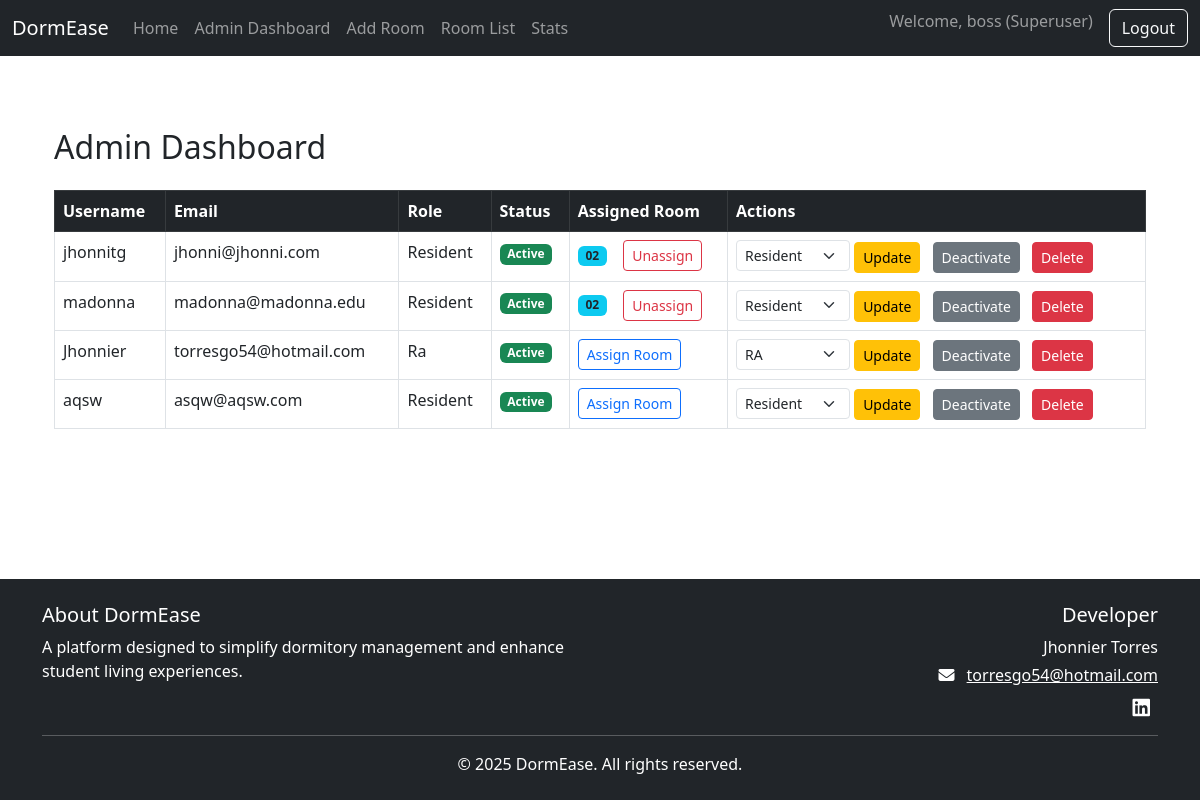
The page /admin-dashboard/ (signed in) on the database as committed earlier.
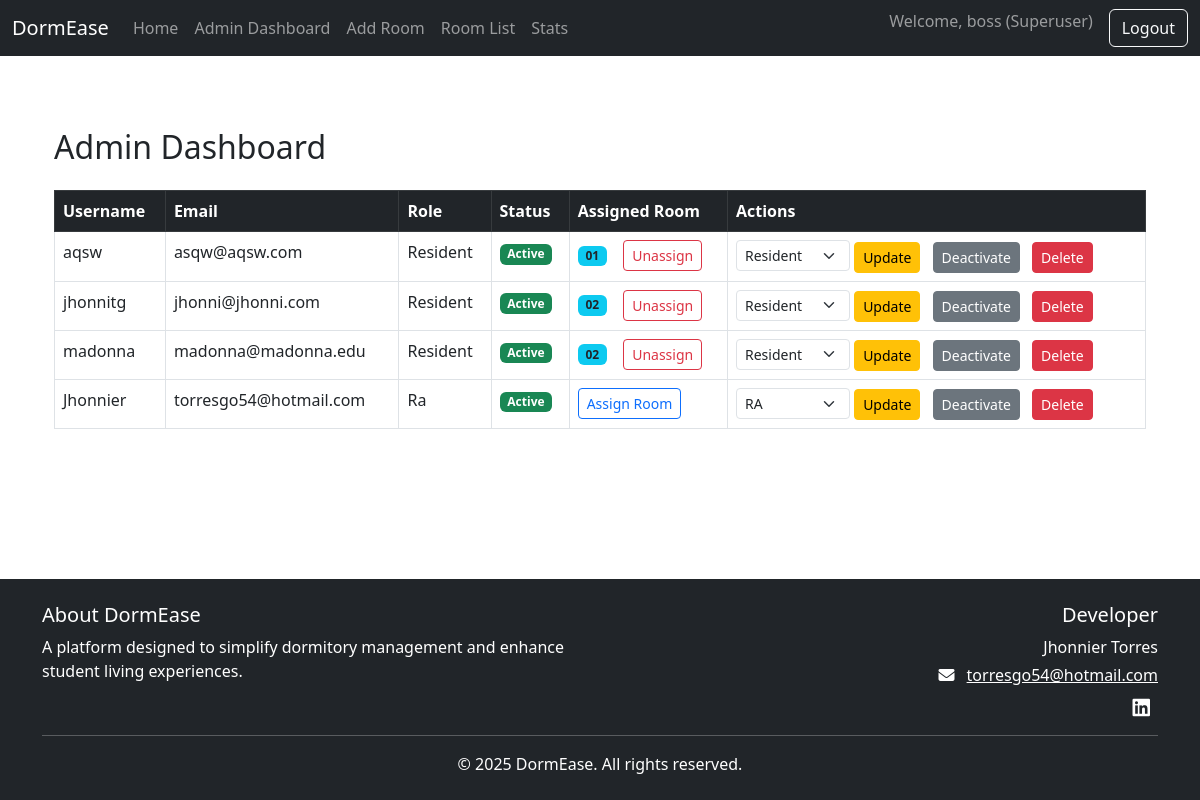
The same page on the database as committed later.
### users/models.py (models this page shows, shortened)
class CustomUser(AbstractUser):
    ROLE_CHOICES = [
        ('resident', 'Resident'),
        ('ra', 'Resident Assistant'),
        ('superuser', 'Superuser'),
    ]
    role = models.CharField(max_length=20, choices=ROLE_CHOICES, default='resident')
    student_id = models.CharField(max_length=20, blank=True, null=True)
    move_in_date = models.DateField(blank=True, null=True)
    CHECK_IN_CHOICES = [
        ('pending', 'Pending'),
        ('checked_in', 'Checked In'),
    ]
    check_in_status = models.CharField(max_length=20, choices=CHECK_IN_CHOICES, default='pending')

class Room(models.Model):
    ROOM_TYPES = [
        ('single', 'Single'),
        ('double', 'Double'),
        ('quad', 'Quad'),
    ]
    room_number = models.CharField(max_length=10, unique=True)
    room_type = models.CharField(max_length=10, choices=ROOM_TYPES)
    capacity = models.IntegerField()
    occupants = models.ManyToManyField('CustomUser', blank=True, related_name='assigned_room')

### users/views.py (the view, shortened to what this page needs)
# urls.py: path('admin-dashboard/', views.AdminDashboardView.as_view(), name='admin-dashboard'),
class AdminDashboardView(LoginRequiredMixin, View):
    def get(self, request):
        if request.user.role != 'superuser':
            return redirect('home')
        all_users = models.CustomUser.objects.exclude(id=request.user.id)
        def room_sort_key(user):
            if user.assigned_room.exists():
                return (0, user.assigned_room.first().room_number.lower())
            return (1, '')  # Users without a room come later
        users = sorted(all_users, key=room_sort_key)
        return render(request, 'users/admin_dashboard.html', {'users': users})

### users/templates/users/admin_dashboard.html (shortened to what this page needs)
{% extends 'base.html' %}
{% block content %}
<div class="container mt-5">
    <h2>Admin Dashboard</h2>
    <table class="table table-bordered table-hover mt-4">
        <thead class="table-dark">
            <tr>
                <th>Username</th>
                <th>Email</th>
                <th>Role</th>
                <th>Status</th>
                <th>Assigned Room</th>
                <th>Actions</th>
            </tr>
        </thead>
        <tbody>
            {% for user in users %}
            <tr>
                <td>{{ user.username }}</td>
                <td>{{ user.email }}</td>
                <td>{{ user.role|capfirst }}</td>
                <td>
                    {% if user.is_active %}
                        <span class="badge bg-success">Active</span>
                    {% else %}
                        <span class="badge bg-secondary">Inactive</span>
                    {% endif %}
                </td>
                <td>
                    {% if user.assigned_room.exists %}
                        {% for room in user.assigned_room.all %}
                            <span class="badge bg-info text-dark me-1">{{ room.room_number }}</span>
                        {% endfor %}
                        <form method="post" action="{% url 'unassign-resident' user.id %}" class="d-inline ms-2">
                            <button type="submit" class="btn btn-sm btn-outline-danger">Unassign</button>
                        </form>
                    {% else %}
                        <a href="{% url 'assign-room' %}?resident={{ user.id }}" class="btn btn-sm btn-outline-primary">Assign Room</a>
                    {% endif %}
                </td>
                <td>
                    <form method="post" class="d-inline">
                        <select name="new_role" class="form-select form-select-sm d-inline w-auto">
                            <option value="resident" {% if user.role == 'resident' %}selected{% endif %}>Resident</option>
                            <option value="ra" {% if user.role == 'ra' %}selected{% endif %}>RA</option>
                        </select>
                        <button type="submit" class="btn btn-sm btn-warning">Update</button>
                    </form>
                    <form method="post" class="d-inline ms-2">
                        {% if user.is_active %}
                            <button type="submit" class="btn btn-sm btn-secondary">Deactivate</button>
                        {% else %}
                            <button type="submit" class="btn btn-sm btn-secondary">Activate</button>
                        {% endif %}
                    </form>
                    <form method="post" class="d-inline ms-2">
                        <button type="submit" class="btn btn-sm btn-danger">Delete</button>
                    </form>
                </td>
            </tr>
            {% endfor %}
        </tbody>
    </table>
</div>
{% endblock %}

Rows that differ between the two databases and show on the page:
changed CustomUser "aqsw": gains Room (room_number "01"); text "Assign Room" → "Unassign"; moves up the list
